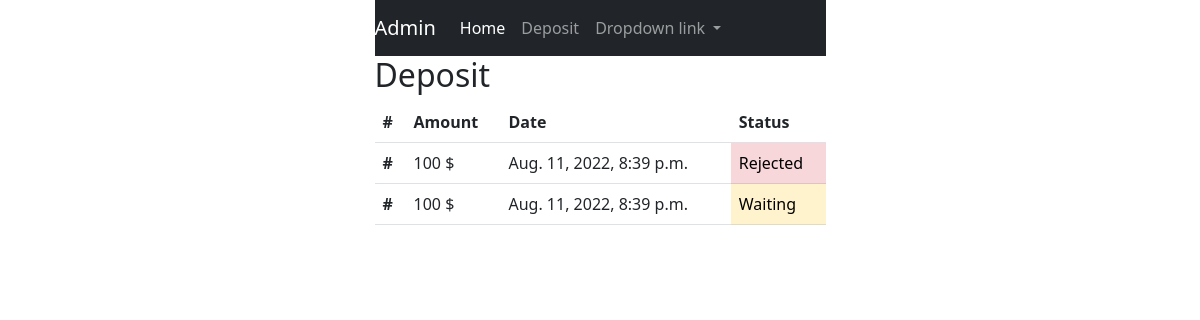
Before: /deposit (signed in) with the older database file.
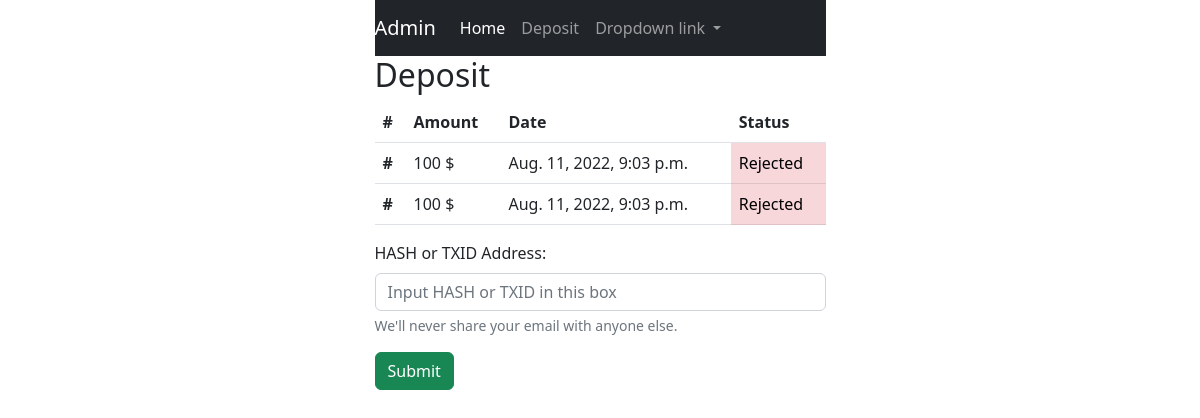
After: the same page with the newer database file.
### financial/models.py (models this page shows, shortened)
class Deposit(models.Model):
    user = models.ForeignKey(User, on_delete=models.CASCADE)
    date = models.DateTimeField(verbose_name="Date", auto_now_add=True, null=True)
    hash = models.CharField(max_length=1000, verbose_name='Transaction HASH or TXID', null=True, blank=True)
    is_approved = models.BooleanField(default=False)
    is_decline = models.BooleanField(default=False)
    objects = DepositManager()

### financial/views.py (the view, shortened to what this page needs)
# urls.py: path('deposit', deposit, name='deposit'),
@login_required(login_url='/login')
def deposit(request):
    deposit_form = DepositForm(request.POST or None)
    is_deposit_exist_approved = Deposit.objects.is_deposit_exist_approved(request.user)
    deposit_exist = Deposit.objects.filter(user__email=request.user).exists()
    deposit_list = Deposit.objects.filter(user__email=request.user)
    context = {
        'is_deposit_exist_approved': is_deposit_exist_approved,
        'deposit_form': deposit_form,
        'deposit_exist': deposit_exist,
        'deposit_list': deposit_list,
    }
    return render(request, 'financial/deposit.html', context)

### financial/forms.py
class DepositForm(forms.Form):
    hash = forms.CharField(widget=forms.TextInput(
        attrs={
            'placeholder': 'Input HASH or TXID in this box',
            'name': 'hash',
            'id': 'hash',
            'class': 'form-control',
            'aria-describedby': 'hash-help',
        }
    ))

### financial/models.py (called while the page is built)
    def is_deposit_exist_approved(self, user):
        deposit_list = Deposit.objects.filter(user__email=user)
        for deposit in deposit_list:
            if not deposit.is_approved and not deposit.is_decline:
                return True
            if deposit.is_approved:
                return True
        return False

### users/models.py (called while the page is built)
    def __str__(self):
        return self.email

### templates/financial/deposit.html (shortened to what this page needs)
{% extends 'shared/base.html' %}
{% load widget_tweaks %}
{% block content %}
    <h2>Deposit</h2>
    {% if deposit_exist %}
        <table class="table">
            <thead>
            <tr>
                <th scope="col">#</th>
                <th scope="col">Amount</th>
                <th scope="col">Date</th>
                <th scope="col">Status</th>
            </tr>
            </thead>
            <tbody>
            {% for deposit in deposit_list %}
                <tr>
                    <th scope="row">#</th>
                    <td>100 $</td>
                    <td>{{ deposit.date }}</td>
                    {% if deposit.is_approved and not deposit.is_decline %}
                        <td class="table-success">Confirm</td>
                    {% elif not deposit.is_approved and deposit.is_decline %}
                        <td class="table-danger">Rejected</td>
                    {% else %}
                        <td class="table-warning">Waiting</td>
                    {% endif %}
                </tr>
            {% endfor %}
            </tbody>
        </table>
    {% endif %}
    {% if not is_deposit_exist_approved %}
        <form action="{% url 'financial:deposit' %}" method="POST">
            <div class="mb-3">
                <label for="{{ deposit_form.hash.id_for_label }}" class="form-label">HASH or TXID Address: </label>
                {{ deposit_form.hash|add_error_class:"is-invalid" }}
                <div id="hash-help" class="form-text">We'll never share your email with anyone else.</div>
            </div>
            <button class="btn btn-success" type="submit">Submit</button>
        </form>
    {% endif %}
{% endblock %}

### templates/shared/base.html (shortened to what this page needs)
{% load static %}
<!DOCTYPE html>
<html lang="en">
<head>
    {% include 'shared/header.html' %}
</head>
<body>
<div class="container">
    <div class="row justify-content-md-center">
        <div class="col col-lg-2"></div>
        <div class="col-md-5">
            {% include 'shared/navbar.html' %}
            {% block content %}{% endblock %}
        </div>
        <div class="col col-lg-2"></div>
    </div>
</div>
</body>
</html>

### templates/shared/header.html (shortened to what this page needs)
{% load static %}
<link rel="stylesheet" href="{% static 'css/bootstrap.css' %}">

### templates/shared/navbar.html (shortened to what this page needs)
<nav class="navbar navbar-expand-lg navbar-dark bg-dark">
    {% if request.user.is_superuser %}
        <a class="navbar-brand" href="admin">Admin</a>
    {% else %}
        <a class="navbar-brand" href="#">Brand</a>
    {% endif %}
    <div class="collapse navbar-collapse" id="navbarNavDropdown">
        <ul class="navbar-nav">
            <li class="nav-item">
                <a class="nav-link active" aria-current="page" href="/">Home</a>
            </li>
            <li class="nav-item">
                <a class="nav-link" href="{% url 'financial:deposit' %}">Deposit</a>
            </li>
            <li class="nav-item dropdown">
                <a class="nav-link dropdown-toggle" href="#" role="button" data-bs-toggle="dropdown"
                   aria-expanded="false">
                    Dropdown link
                </a>
            </li>
        </ul>
    </div>
</nav>

Changed rows visible on the page:
removed Deposit: date "Aug. 11, 2022, 8:39 p.m.", is_approved "Rejected"
removed Deposit: date "Aug. 11, 2022, 8:39 p.m.", is_approved "Waiting"
added Deposit: date "Aug. 11, 2022, 9:03 p.m.", is_approved "Rejected"
added Deposit: date "Aug. 11, 2022, 9:03 p.m.", is_approved "Rejected"
Other visible differences:
text now shown: "HASH or TXID Address: We'll never share your email with anyone else. Submit"
